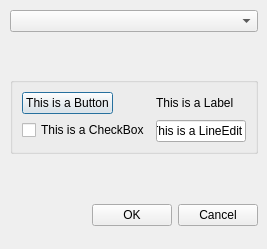
<?xml version="1.0" encoding="UTF-8"?>
<ui version="4.0">
 <class>Settings</class>
 <widget class="QDialog" name="Settings">
  <property name="geometry">
   <rect>
    <x>0</x>
    <y>0</y>
    <width>267</width>
    <height>249</height>
   </rect>
  </property>
  <property name="windowTitle">
   <string>Settings</string>
  </property>
  <widget class="QWidget" name="verticalLayoutWidget">
   <property name="geometry">
    <rect>
     <x>10</x>
     <y>10</y>
     <width>248</width>
     <height>221</height>
    </rect>
   </property>
   <layout class="QVBoxLayout" name="style_VLayout">
    <item>
     <widget class="QComboBox" name="style_dropdownMenu">
      <property name="currentText">
       <string/>
      </property>
     </widget>
    </item>
    <item>
     <spacer name="verticalSpacer_2">
      <property name="orientation">
       <enum>Qt::Vertical</enum>
      </property>
      <property name="sizeHint" stdset="0">
       <size>
        <width>20</width>
        <height>40</height>
       </size>
      </property>
     </spacer>
    </item>
    <item>
     <widget class="QGroupBox" name="style_GBox_1">
      <property name="flat">
       <bool>false</bool>
      </property>
      <layout class="QFormLayout" name="style_FLayout_1">
       <item row="0" column="0">
        <widget class="QPushButton" name="style_btnTest">
         <property name="text">
          <string>This is a Button</string>
         </property>
        </widget>
       </item>
       <item row="0" column="1">
        <widget class="QLabel" name="style_labelTest">
         <property name="text">
          <string>This is a Label</string>
         </property>
        </widget>
       </item>
       <item row="1" column="0">
        <widget class="QCheckBox" name="style_checkboxTest">
         <property name="text">
          <string>This is a CheckBox</string>
         </property>
        </widget>
       </item>
       <item row="1" column="1">
        <widget class="QLineEdit" name="style_editTest">
         <property name="inputMask">
          <string/>
         </property>
         <property name="text">
          <string>This is a LineEdit</string>
         </property>
        </widget>
       </item>
      </layout>
     </widget>
    </item>
    <item>
     <spacer name="verticalSpacer">
      <property name="orientation">
       <enum>Qt::Vertical</enum>
      </property>
      <property name="sizeHint" stdset="0">
       <size>
        <width>20</width>
        <height>40</height>
       </size>
      </property>
     </spacer>
    </item>
    <item>
     <layout class="QHBoxLayout" name="style_HLayout_2">
      <property name="spacing">
       <number>6</number>
      </property>
      <property name="leftMargin">
       <number>0</number>
      </property>
      <property name="topMargin">
       <number>0</number>
      </property>
      <property name="rightMargin">
       <number>0</number>
      </property>
      <property name="bottomMargin">
       <number>0</number>
      </property>
      <item>
       <spacer>
        <property name="orientation">
         <enum>Qt::Horizontal</enum>
        </property>
        <property name="sizeHint" stdset="0">
         <size>
          <width>131</width>
          <height>31</height>
         </size>
        </property>
       </spacer>
      </item>
      <item>
       <widget class="QPushButton" name="okButton">
        <property name="text">
         <string>OK</string>
        </property>
       </widget>
      </item>
      <item>
       <widget class="QPushButton" name="cancelButton">
        <property name="text">
         <string>Cancel</string>
        </property>
       </widget>
      </item>
     </layout>
    </item>
   </layout>
  </widget>
 </widget>
 <resources/>
 <connections>
  <connection>
   <sender>okButton</sender>
   <signal>clicked()</signal>
   <receiver>Settings</receiver>
   <slot>accept()</slot>
   <hints>
    <hint type="sourcelabel">
     <x>278</x>
     <y>253</y>
    </hint>
    <hint type="destinationlabel">
     <x>96</x>
     <y>254</y>
    </hint>
   </hints>
  </connection>
  <connection>
   <sender>cancelButton</sender>
   <signal>clicked()</signal>
   <receiver>Settings</receiver>
   <slot>reject()</slot>
   <hints>
    <hint type="sourcelabel">
     <x>369</x>
     <y>253</y>
    </hint>
    <hint type="destinationlabel">
     <x>179</x>
     <y>282</y>
    </hint>
   </hints>
  </connection>
 </connections>
</ui>
